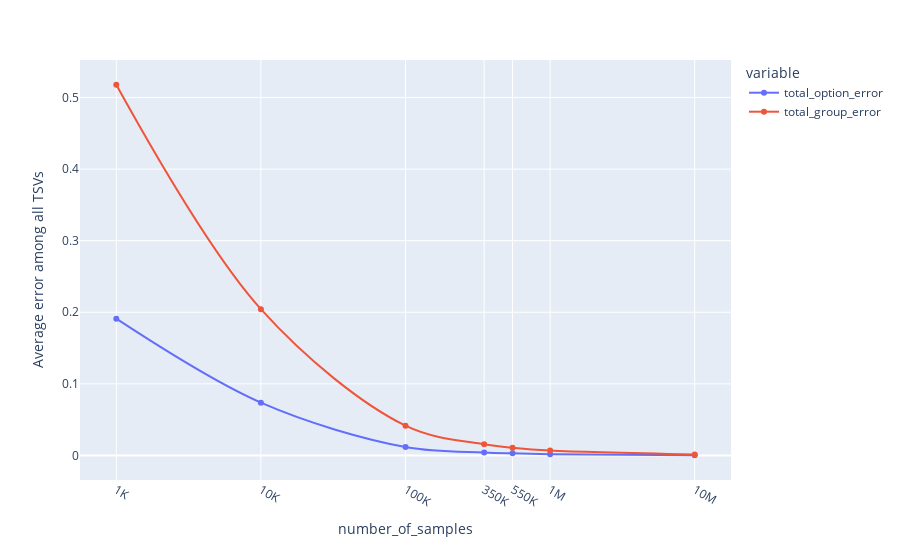

Source (notebook cell):
### Code cell
fig = px.line(avg_error_df, x='run_size', y=['total_option_error', 'total_group_error'], markers=True, log_x=True,
              line_shape='spline')
fig.update_layout(xaxis_title='number_of_samples', yaxis_title='Average error among all TSVs',
                  xaxis = dict(
                      tickmode = 'array',
                      tickvals = [1000, 10000, 100000, 350000, 550000, 1000000, 10000000],
                      ticktext = run_sizes
                  ))
fig.show()

### Figure 1 — Plotly figure (JSON) as saved in the notebook; plotly's stock layout.template omitted (floating-point values rounded to 4 significant figures)
{"data": [{"hovertemplate": "variable=total_option_error<br>run_size=%{x}<br>value=%{y}<extra></extra>", "legendgroup": "total_option_error", "line": {"color": "#636efa", "dash": "solid", "shape": "spline"}, "marker": {"symbol": "circle"}, "mode": "markers+lines", "name": "total_option_error", "orientation": "v", "showlegend": true, "type": "scatter", "x": [1000, 10000, 100000, 350000, 550000, 1000000, 10000000], "xaxis": "x", "y": [0.191, 0.07368, 0.01163, 0.004049, 0.00282, 0.001719, 0.0001893], "yaxis": "y"}, {"hovertemplate": "variable=total_group_error<br>run_size=%{x}<br>value=%{y}<extra></extra>", "legendgroup": "total_group_error", "line": {"color": "#EF553B", "dash": "solid", "shape": "spline"}, "marker": {"symbol": "circle"}, "mode": "markers+lines", "name": "total_group_error", "orientation": "v", "showlegend": true, "type": "scatter", "x": [1000, 10000, 100000, 350000, 550000, 1000000, 10000000], "xaxis": "x", "y": [0.5179, 0.2043, 0.04148, 0.01556, 0.01075, 0.006748, 0.001251], "yaxis": "y"}], "layout": {"legend": {"title": {"text": "variable"}, "tracegroupgap": 0}, "margin": {"t": 60}, "xaxis": {"anchor": "y", "domain": [0, 1], "tickmode": "array", "ticktext": ["1K", "10K", "100K", "350K", "550K", "1M", "10M"], "tickvals": [1000, 10000, 100000, 350000, 550000, 1000000, 10000000], "title": {"text": "number_of_samples"}, "type": "log"}, "yaxis": {"anchor": "x", "domain": [0, 1], "title": {"text": "Average error among all TSVs"}}}}
